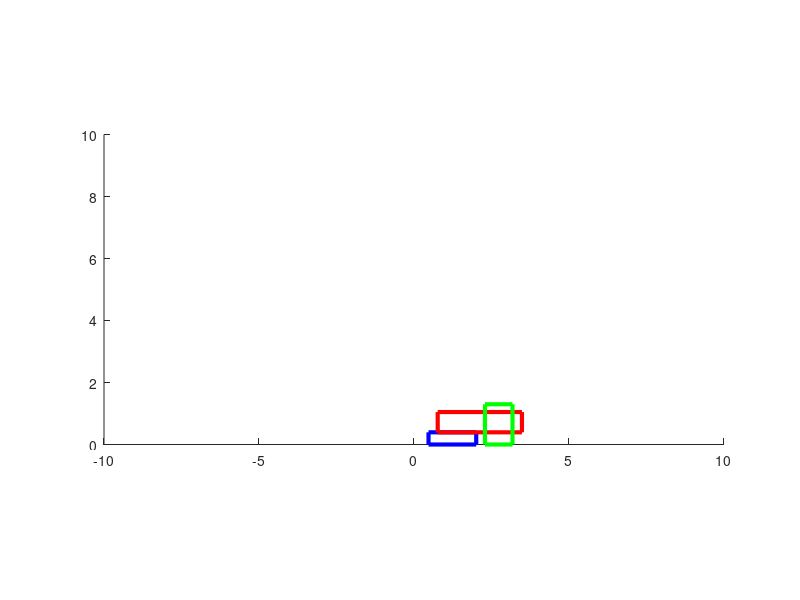
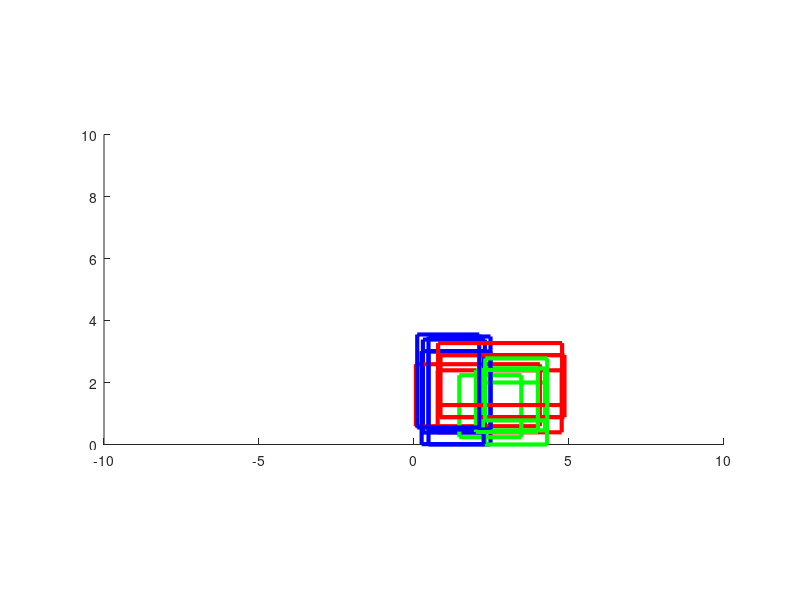

Reproduce these figures in MATLAB, in order. (Note: this script raises an error after producing the figures.)
close all
clear all

w1=2*rand(1);
w2=4*rand(1);
h1=3*rand(1);
h2=2*rand(1);
w3=2*rand(1);
h3=2*rand(1);

position_A=[2*rand(1) 0];
bx=10*rand(1);
while ((bx<position_A(1)-w2) ||(bx>position_A(1)+w1))
   bx=10*rand(1);
end
position_B=[bx position_A(2)+h1];

position_C=[3*rand(1)+ position_A(1)+w1 0];


figure(1)
A=rectangle('Position',[position_A(1) position_A(2) w1 h1],'EdgeColor','b','LineWidth',3);
hold on 
B=rectangle('Position',[position_B(1) position_B(2) w2 h2],'EdgeColor','r','LineWidth',3);
hold on 
C=rectangle('Position',[position_C(1) position_C(2) w3 h3],'EdgeColor','g','LineWidth',3);
axis equal
axis([-10 10 0 10])


%center_A=[2,1.5]
%center_B=[2,4]


positions_for_A(1,:)=[position_A(1) normrnd(position_A(1),0.5,1,4)];
positions_for_B(1,:)=[position_B(1) normrnd(position_B(1),0.5,1,4)];
positions_for_A(2,:)=[position_A(2) normrnd(position_A(2),0.5,1,4)];
positions_for_B(2,:)=[position_B(2) normrnd(position_B(2),0.5,1,4)];
positions_for_C(1,:)=[position_C(1) normrnd(position_C(1),0.5,1,4)];
positions_for_C(2,:)=[position_C(2) normrnd(position_C(2),0.5,1,4)];

% positions_for_B= [0,0.600142508808630,0.593930795648753,0.249517740562795,1.80886262051925,0.401336339818801,0.401844497039815;
%     3,2.62405263065905,3.75813344832298,2.98371674540276,3.81799982863915,2.78747075469498,3.29471668335911];
% positions_for_A=[1,3.72102317542056,1.46803574249391,3.70674065758628,2.46242533721697,1.78982055662434,0.609623707440825;
%     0,1.47020128084852,0.612511298166949,0.812323004640796,0.545540103526116,0.199189444075264,0.397466995795309];
% 
no_A=length(positions_for_A(1,:));
no_B=length(positions_for_B(1,:));
no_C=length(positions_for_C(1,:));

figure(2)
for i=1:no_A
    while(positions_for_A(2,i) < 0) % Keep the objects above the surface
        positions_for_A(2,i)=normrnd(position_A(2),0.5,1,1);
    end
    while(positions_for_A(1,i) < 0) % Keep the objects above the surface
        positions_for_A(1,i)=normrnd(position_A(1),0.5,1,1);
    end
    while(positions_for_B(2,i) < 0)
        positions_for_B(2,i)=normrnd(position_B(2),0.5,1,1);
    end
    while(positions_for_B(1,i) < 0)
        positions_for_B(1,i)=normrnd(position_B(1),0.5,1,1);
    end
    while(positions_for_C(2,i) < 0)
        positions_for_C(2,i)=normrnd(position_C(2),0.5,1,1);
    end
    while(positions_for_C(1,i) < 0)
        positions_for_C(1,i)=normrnd(position_C(1),0.5,1,1);
    end
    rectangle('Position',[positions_for_A(1,i) positions_for_A(2,i) 2 3],'EdgeColor','b','LineWidth',3);
    hold on
    rectangle('Position',[positions_for_B(1,i) positions_for_B(2,i) 4 2],'EdgeColor','r','LineWidth',3);
    hold on
    rectangle('Position',[positions_for_C(1,i) positions_for_C(2,i) 2 2],'EdgeColor','g','LineWidth',3);
    hold on
    axis equal
    axis([-10 10 0 10]);
end
hold off

%Assign unary potentials from observtions--uniform unary potentials
unaryA=ones(no_A,1);
unaryB=ones(no_B,1);
unaryC=ones(no_C,1);


%Assign Edge Potentials . Only a pair from (A,B) have edge potenitals not
%(A,A) and not (B,B)

BinaryAB= zeros(no_A,no_B);
BinaryAC= zeros(no_A,no_C);
BinaryCB= zeros(no_C,no_B);
Sigma=0.04;

for i=1:no_A
    for j=1:no_B
        %calculate the approximate center of the bounding boxes using the
        % posiitons and dimensions of the boxes
        x1= positions_for_A (1,i) ;%+  w1/2; % I do not quite know if the objects will be in the directions of axes
        y1= positions_for_A (2,i) ;%+  h1/2; % consider these are the dimensions of bouding box 
        x2= positions_for_B (1,j) ;%+  w2/2; % I do not quite know if the objects will be in the directions of axes
        y2= positions_for_B (2,j) ;%+  h2/2;
        if (x1>x2)
          if (y1==y2) && (x1 >=x2+w2)
              BinaryAB(i,j)= 0.8;
          elseif((y1+h1==y2) || (y2+h2==y1) ) &&(x1 < x2+w2)
                      BinaryAB(i,j)= 0.8;
          else
              BinaryAB(i,j)= 0.001;
          end
        elseif(x1<x2)
          if (y1==y2) && (x2 >=x1+w1)
              BinaryAB(i,j)= 0.8;
          elseif((y1+h1==y2) || (y2+h2==y1) ) &&(x2 < x1+w1)
                      BinaryAB(i,j)= 0.8;
          else
              BinaryAB(i,j)= 0.001;
          end
        else
            if (y1+h1==y2) || (y2+h2==y1)
                BinaryAB(i,j)= 0.8;
            else
                BinaryAB(i,j)= 0.001;
            end
        end        
    end
end

BinaryAB=BinaryAB/sum(sum(BinaryAB));




for i=1:no_A
    for j=1:no_C
        %calculate the approximate center of the bounding boxes using the
        % posiitons and dimensions of the boxes
        x1= positions_for_A (1,i);% +  w1/2; % I do not quite know if the objects will be in the directions of axes
        y1= positions_for_A (2,i);% +  h1/2;
        x2= positions_for_C (1,j);% +  w2/2; % I do not quite know if the objects will be in the directions of axes
        y2= positions_for_C (2,j) ;%+  h2/2;
        if (x1>x2)
          if (y1==y2) && (x1 >=x2+w2)
              BinaryAC(i,j)= 0.8;
          elseif((y1+h1==y2) || (y2+h2==y1) ) &&(x1 < x2+w2)
                      BinaryAC(i,j)= 0.8;
          else
              BinaryAC(i,j)= 0.001;
          end
        elseif(x1<x2)
          if (y1==y2) && (x2 >=x1+w1)
              BinaryAC(i,j)= 0.8;
          elseif((y1+h1==y2) || (y2+h2==y1) ) &&(x2 < x1+w1)
                      BinaryAC(i,j)= 0.8;
          else
              BinaryAC(i,j)= 0.001;
          end
        else
            if (y1+h1==y2) || (y2+h2==y1)
                BinaryAC(i,j)= 0.8;
            else
                BinaryAC(i,j)= 0.001;
            end
        end        
    end
end

BinaryAC=BinaryAC/sum(sum(BinaryAC));





for i=1:no_C
    for j=1:no_B
        %calculate the approximate center of the bounding boxes using the
        % posiitons and dimensions of the boxes
        x1= positions_for_C (1,i) ; %+  w1/2; % I do not quite know if the objects will be in the directions of axes
        y1= positions_for_C (2,i) ;%+  h1/2;
        x2= positions_for_B (1,j) ;%+  w2/2; % I do not quite know if the objects will be in the directions of axes
        y2= positions_for_B (2,j) ;%+  h2/2;
       if (x1>x2)
          if (y1==y2) && (x1 >=x2+w2)
              BinaryCB(i,j)= 0.8;
          elseif((y1+h1==y2) || (y2+h2==y1) ) &&(x1 < x2+w2)
                      BinaryCB(i,j)= 0.8;
          else
              BinaryCB(i,j)= 0.001;
          end
        elseif(x1<x2)
          if (y1==y2) && (x2 >=x1+w1)
              BinaryCB(i,j)= 0.8;
          elseif((y1+h1==y2) || (y2+h2==y1) ) &&(x2 < x1+w1)
                      BinaryCB(i,j)= 0.8;
          else
              BinaryCB(i,j)= 0.001;
          end
        else
            if (y1+h1==y2) || (y2+h2==y1)
                BinaryCB(i,j)= 0.8;
            else
                BinaryCB(i,j)= 0.001;
            end
        end        
    end
end

BinaryCB=BinaryCB/sum(sum(BinaryCB));


%Normalize the Binary potentials
% sum=0;
%  for i=1:no_A
%      sum=sum+sum_a(Binary(i,:));
%  end
%  
%  Binary=Binary/sum;
  

%Initialize previous messages

prev_messagefromAtoB = ones(no_A,1);
prev_messagefromAtoC = ones(no_A,1);
prev_messagefromBtoA = ones(no_B, 1);
prev_messagefromBtoC = ones(no_B, 1);
prev_messagefromCtoA = ones(no_C, 1);
prev_messagefromCtoB = ones(no_C, 1);


%Initialize the beliefs

belA=zeros(no_A,1);
belB=zeros(no_B,1);
belC=zeros(no_C,1);

%Now start the loop- There is only one edge

for iter=1:1
    
    % Calculate the messages to all B nodes from all A nodes , I don't think
    % messages are commutative in this case
    
         messagefromAtoB= BinaryAB*unaryA.*prev_messagefromCtoA;
         messagefromBtoA= BinaryAB'*unaryB.*prev_messagefromCtoB;
         messagefromAtoC= BinaryAC*unaryA.*prev_messagefromBtoA;
         messagefromBtoC= BinaryCB'*unaryB.*prev_messagefromAtoB;
         messagefromCtoA= BinaryAC'*unaryC.*prev_messagefromBtoC;
         messagefromCtoB= BinaryCB*unaryC.*prev_messagefromAtoC;
         
         belA=unaryA.*messagefromBtoA.*messagefromCtoA;
         belB=unaryB.*messagefromAtoB.*messagefromCtoB;
         belC=unaryC.*messagefromAtoC.*messagefromBtoC;
         
         %Normalize the beliefs
         belA=belA/sum_a(belA);
         belB=belB/sum_a(belB);
         belC=belB/sum_a(belC);
         
         %update the messages
         prev_messagefromBtoA=messagefromBtoA;
         prev_messagefromAtoB=messagefromAtoB;
         prev_messagefromCtoA=messagefromCtoA;
         prev_messagefromBtoC=messagefromBtoC;
         prev_messagefromAtoC=messagefromAtoC;
         prev_messagefromCtoB=messagefromCtoB;
   

max_A=max(belA);
max_B=max(belB);
max_C=max(belC);


for i=1:no_A
    if (max_A==belA(i))
        index_A=i;
        break;
    end
end

for i=1:no_B
    if (max_B==belB(i))
        index_B=i;
        break;
    end
end
for i=1:no_C
    if (max_C==belC(i))
        index_C=i;
        break;
    end
end

        
figure(3)
rectangle('Position',[positions_for_A(1,index_A) positions_for_A(2,index_A) w1 h1],'EdgeColor','b','LineWidth',3);
    hold on
rectangle('Position',[positions_for_B(1,index_B) positions_for_B(2,index_B) w2 h2],'EdgeColor','r','LineWidth',3);
    hold on
rectangle('Position',[positions_for_C(1,index_C) positions_for_C(2,index_C) w3 h3],'EdgeColor','g','LineWidth',3);
    hold on
    axis equal
    axis([-10 10 0 10]);
    pause(1);
end












